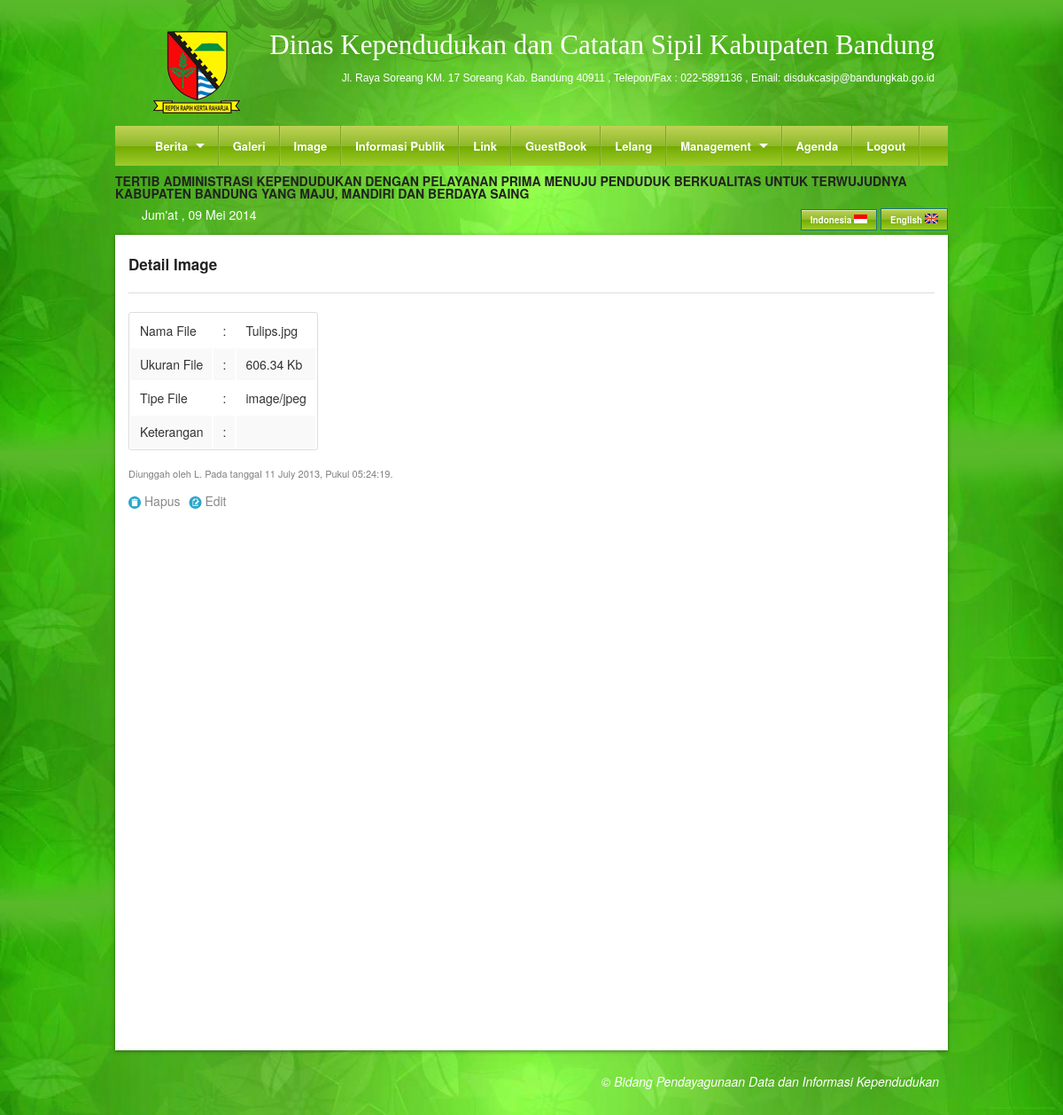
The page /DetailFile/2 (signed in) on the database its author committed.
### tables this page shows
CREATE TABLE `content` (
  `home_indo` text,
  `home_ing` text,
  `profile_indo` text,
  `profile_ing` text,
  `kk_indo` text,
  `kk_ing` text,
  `ktp_indo` text,
  `ktp_ing` text,
  `lahir_indo` text,
  `lahir_ing` text,
  `kawin_indo` text,
  `kawin_ing` text,
  `cerai_indo` text,
  `cerai_ing` text,
  `rusak_indo` text,
  `rusak_ing` text,
  `mati_indo` text,
  `mati_ing` text,
  `landasan_indo` text,
  `landasan_ing` text,
  `marquee_indo` text,
  `marquee_ing` text,
  `kami_indo` text,
  `kami_ing` text
);

CREATE TABLE `file` (
  `IdFile` int(11) NOT NULL AUTO_INCREMENT,
  `File` text NOT NULL,
  `Size` int(11) NOT NULL,
  `Type` varchar(50) NOT NULL,
  `Tanggal` datetime NOT NULL,
  `Uploader` varchar(50) NOT NULL,
  PRIMARY KEY (`IdFile`)
);

### Proses/Database.php (called while the page is built, shortened)
<?php
class DB{
        var $Result;
        function doExec($sqlstr){
                 if (!$this->Result = mysql_query($sqlstr)){
                       print "Query Error :" .mysql_error();
                       Exit;
                 }
        }
        function doArray(){
                 return $this->Rec = mysql_fetch_array($this->Result);
        }
}
?>

### Proses/ArsenLibrary.php (called while the page is built, shortened)
<?php
include_once("Database.php");
class arsenlexdorf extends DB{
function pilih($table,$where,$id){
   $row=count($where);
   $sql = "Select * from ".$table." where ";
   for($i=0;$i<=$row;$i++){
     $sql .= $where[$i];
        if($i<$row-1){
             $sql .= " = ".$id[$i]." and ";
        }else if ($i == $row){
            $sql.= " = ".$id[$i-1]." ";
            }
     }
    $this->doExec($sql);
}
function float_format($value, $places=0) {
    $mult = pow(10, $places);
    return ceil($value * $mult) / $mult;
}
}
?>

### Content/SA/DetailFile.php (the view)
<h5>Detail Image</h5><hr />
<?php
include_once("Proses/ArsenLibrary.php");
$arsen  =   new arsenlexdorf;
$table  =   "file";
$where  =   array("IdFile");
$id     =   array($id);
$arsen->pilih($table,$where,$id);
$array  =   $arsen->doArray();
$exp = explode(" ",$array['Tanggal']);
$get = explode("-",$exp[0]);
$date = mktime(0,0,0,$get[1],$get[2],$get[0]);
$size = $arsen->float_format($array['Size']/1024,2);
?>
<table>
<tr>
    <td>Nama File</td>
    <td>:</td>
    <td><?php echo $array['File']; ?></td>
</tr>
<tr>
    <td>Ukuran File</td>
    <td>:</td>
    <td><?php echo $size; ?> Kb</td>
</tr>
<tr>
    <td>Tipe File</td>
    <td>:</td>
    <td><?php echo $array['Type']; ?></td>
</tr>
<tr>
    <td>Keterangan</td>
    <td>:</td>
    <td><?php echo ucfirst($array['Ket']); ?></td>
</tr>
</table>
<p style="font-size: 11px;" class="abu">Diunggah oleh <?php echo ucwords($array['Uploader']); ?>. Pada tanggal <?php echo date("d F Y",$date).", Pukul ".$exp[1]; ?>.</p>
<a href="<?php echo $base_url;?>/ConfirmDeleteFile/<?php echo $array['IdFile'];?>" class="icon foundicon-trash"></a>
<a href="<?php echo $base_url;?>/ConfirmEditFile/<?php echo $array['IdFile'];?>" class="icon foundicon-edit"></a>

### Content/User/search.php (shortened to what this page needs)
<?php
$hari   =   date("D");
switch($hari){
    case "Fri":
    $namaHari="Jum'at";
    break;
}
$month=date("m");
    switch($month){
        case "05":
        $bulan  ="Mei";
        break;
}
$tanggal    =   date("d");
$tahun  =   date("Y");
?>
<div>
<marquee direction="left" scrollamount="6" >
<?php
include_once("Proses/ArsenLibrary.php");
$sqlx    =   "select marquee_indo from content";
$queryx  =   mysql_query($sqlx);
$arrayx  =   mysql_fetch_array($queryx);
echo $arrayx[0];
?>
</marquee>
</div>
<div>
<div class="nine columns">
<div class="nine columns" style=" padding: 10px 0px 5px 15px; color: white;"><?php echo "$namaHari , $tanggal $bulan $tahun"; ?></div>
</div>
<div class="three columns bahasa">
<a href="<?php echo $base_url; ?>/indonesia.php" class="button small tiny greengloss">Indonesia <img src="<?php echo $base_url; ?>/images/indonesia.png" /></a>
<a href="<?php echo $base_url; ?>/english.php" class="button small tiny greengloss">English  <img src="<?php echo $base_url; ?>/images/english.png" /></a>
</div>
</div>

### stylesheets/style.css (style rules this page uses)
body { background: url(../images/bg/bg3.png) #58b929; background-size:contain; }
.bahasa { color: white; padding: 10px 0px 5px 0px; text-align: right; }
.bahasa a { color: white; }
.abu { color: grey; }

### stylesheets/color.css (style rules this page uses)
.greengloss { background: #bfd255; background: -moz-linear-gradient(top, #bfd255 0%, #8eb92a 50%, #72aa00 51%, #9ecb2d 100%); background: -webkit-gradient(linear, left top, left bottom, color-stop(0%,#bfd255), color-stop(50%,#8eb92a), color-stop(51%,#72aa00), color-stop(100%,#9ecb2d)); background: -webkit-linear-gradient(top, #bfd255 0%,#8eb92a 50%,#72aa00 51%,#9ecb2d 100%); background: -o-linear-gradient(top, #bfd255 0%,#8eb92a 50%,#72aa00 51%,#9ecb2d 100%); background: -ms-linear-gradient(top, #bfd255 0%,#8eb92a 50%,#72aa00 51%,#9ecb2d 100%); background: linear-gradient(to bottom, #bfd255 0%,#8eb92a 50%,#72aa00 51%,#9ecb2d 100%); filter: progid:DXImageTransform.Microsoft.gradient( startColorstr='#bfd255', endColorstr='#9ecb2d',GradientType=0 ); }

### stylesheets/responsive-tables.css (style rules this page uses)
table td, table th { padding: 9px 10px; text-align: left; }

### rows shown on the page
content: marquee_indo "TERTIB ADMINISTRASI KEPENDUDUKAN DENGAN PELAYANAN PRIMA MENUJU PENDUDUK BERKUALITAS UNTUK TERWUJUDNYA KABUPATEN BANDUNG YANG MAJU, MANDIRI DAN BERDAYA SAING"
file: File "Tulips.jpg", Size "606.34", Type "image/jpeg", Uploader "L", Tanggal "11 July 2013", Tanggal "05:24:19"

### other values the page prints
$namaHari "Jum'at"
$bulan "Mei"
